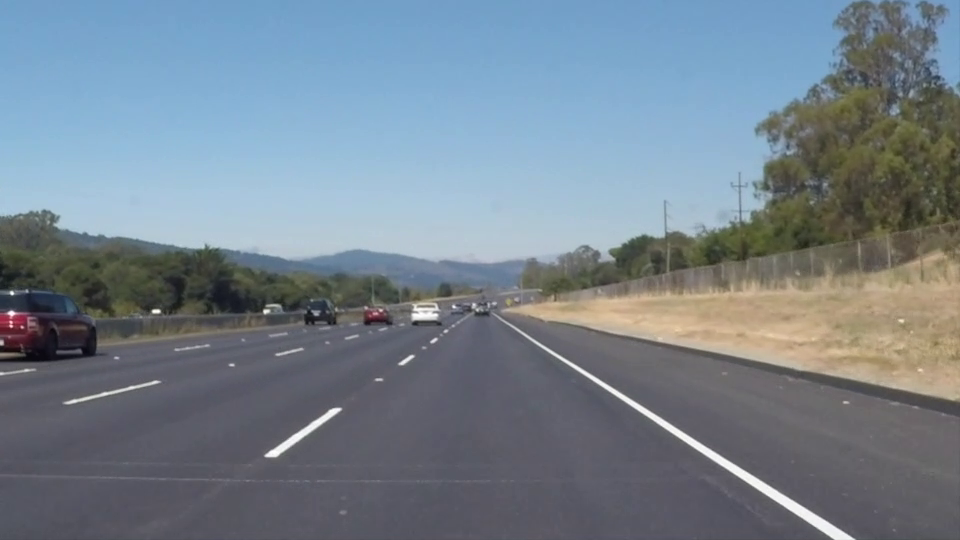
#> input picture frame 22 of problem2/whiteline.mp4, 960 x 540 px, given in place of challenge.mp4, which was not available
$ python predictTurn.py
#> lines starting #> are read from the running program, lines starting #| are printed output that depends on the picture; after the words box and inside, x2 and y2 are one past the last pixel; in counts of white or black regions, pixels touching at a corner belong together; pictures that were not available may be replaced by others from this repository, and a replacement may not be noted
import numpy as np
import cv2
import matplotlib.pyplot as plt
import glob


# [27 lines left out: function get_undistorted_image_params, not called in this run]
"""
   These parameters are found out by running the above code on the test images
   They are used to undistort the images
   Reference: https://docs.opencv.org/3.4/d7/d53/tutorial_py_calibration.html
"""
dist=np.array([[-0.24688833 ,-0.02372814, -0.00109843 , 0.00035105 ,-0.00259139]])
K_matrix=np.array([[1.15777942e+03, 0.00000000e+00 ,6.67111049e+02],
 [0.00000000e+00, 1.15282305e+03, 3.86129069e+02],
 [0.00000000e+00, 0.00000000e+00, 1.00000000e+00]])


def undistort(img,K_matrix,dist):
    """
    @breif This function will use the above K_matrix
           and dist to undistort the image
    """
    undist=cv2.undistort(img,K_matrix,dist,None,K_matrix)
    return undist


def process_image(image):
    """This function will process the image and return the edges
    detected using the canny edge detection algorithm.

    Args:
        image (numpy:ndarray): The image to be processed

    Returns:
        image (numpy:ndarray): The image with the edges detected
    """

    image_cropped=image[420:720, 40:1280, :]

    image_undist=undistort(image_cropped,K_matrix,dist)

    # Converting to HLS color space to detect the yellow lines
    image_hls=cv2.cvtColor(image_undist,cv2.COLOR_BGR2HLS)

    # Detecting the yellow color in the image and applying a threshold to the image
    yellow_mask_lower=np.array([20,100,100],np.uint8)
    yellow_mask_upper=np.array([30,255,255],np.uint8)
    masked_yellow=cv2.inRange(image_hls,yellow_mask_lower,yellow_mask_upper)
    yellow_image=cv2.bitwise_and(image_hls,image_hls,mask=masked_yellow).astype(np.uint8)


    # Detecting the white color in the image and applying a threshold to the image
    white_mask_lower=np.array([0,200,0],np.uint8)
    white_mask_upper=np.array([255,255,255],np.uint8)
    masked_white=cv2.inRange(image_hls,white_mask_lower,white_mask_upper)

    white_image=cv2.bitwise_and(image_hls,image_hls,mask=masked_white).astype(np.uint8)

    # Now we combine the two images to get the yellow and white lines
    detected_lanes=cv2.bitwise_or(yellow_image,white_image)
    detected_lanes_bgr=cv2.cvtColor(detected_lanes,cv2.COLOR_HLS2BGR)
    detected_lanes_gray=cv2.cvtColor(detected_lanes_bgr,cv2.COLOR_BGR2GRAY)

    # We use bilateral filter to smooth out the image
    blur=cv2.bilateralFilter(detected_lanes_gray,9,120,100)


    # Now we detect edges in the image using Canny edge detection
    edges = cv2.Canny(blur,100,200,apertureSize = 3)

    return edges

# [60 lines left out: functions show_histogram, predict_turn, draw_lines, draw_arrows, radiusofcurvature, not called in this run]

def sliding_window(image,sliding_image,nwindows=12,margin=50,minpix=50,draw_windows=True):
    """This function will slide the window across the image and return the
    left and right lane coordinates along with the fitted polynomial coefficents.

    Args:
        image (numpy:ndarray): The image to be processed
        sliding_image (numpy:ndarray): The image to be processed(Color_BGR)
        nwindows (int): The number of windows to be used
        margin (int): The margin to be used
        minpix (int): The minimum number of pixels to be used
        draw_windows (bool): Whether to draw the windows or not

    Returns:
        left_lane_coords (numpy:ndarray): The left lane coordinates
        right_lane_coords (numpy:ndarray): The right lane coordinates
        l_fit (numpy:ndarray): The left lane polynomial coefficients
        r_fit (numpy:ndarray): The right lane polynomial coefficients
        predicted_turn (str): The predicted turn
        out_img (numpy:ndarray): The image with the lane lines drawn
        sliding_image (numpy:ndarray): The image with the lane lines drawn(Color_BGR)
    """
    # We find out the histogram of the image
    img_hist=np.sum(image,axis=0)
    # Divide the image into left and right halves
    midpoint_current=int(img_hist.shape[0]/2)
    # Finding the image center position
    image_center=int(image.shape[1]/2)
    right_current_x=np.argmax(img_hist[midpoint_current:])+midpoint_current
    left_current_x=np.argmax(img_hist[:midpoint_current])

    out_img = np.dstack((image,image,image))*255


    # Step through the windows one by one
    # Window height will divide the image into nwindows 600/12=50
    window_height=int(image.shape[0]/nwindows)
    # We use the nonzero array to find the non zero pixels in the image
    nonzero=image.nonzero()
    nonzeroy=np.array(nonzero[0])
    nonzerox=np.array(nonzero[1])
    # We created left and right line arrays to store the coordinates of the left and right lines
    left_lane_inds=[]
    right_lane_inds=[]

    # Step through the windows one by one
    for window in range(nwindows):
        # Identify window boundaries in x and y (and right and left)
        win_y_low=image.shape[0]-(window+1)*window_height
        win_y_high=image.shape[0]-window*window_height
        win_x_low_left=left_current_x - margin
        win_x_high_left=left_current_x + margin
        win_x_low_right=right_current_x - margin
        win_x_high_right=right_current_x + margin
        # Draw the windows on the visualization image
        # Sliding_image is the image with the lane lines drawn(Color_BGR)
        # out_img is the image with the lane lines drawn
        if draw_windows==True:
            cv2.rectangle(sliding_image,(win_x_low_left,win_y_low),(win_x_high_left,win_y_high),(0,255,255),1)
            cv2.rectangle(sliding_image,(win_x_low_right,win_y_low),(win_x_high_right,win_y_high),(0,255,0),1)
            cv2.rectangle(out_img,(win_x_low_left,win_y_low),(win_x_high_left,win_y_high),(0,255,255),1)
            cv2.rectangle(out_img,(win_x_low_right,win_y_low),(win_x_high_right,win_y_high),(0,255,0),1)

        # Identify the nonzero pixels in x and y within the window
        good_left_inds= ((nonzeroy >= win_y_low) & (nonzeroy < win_y_high) & (nonzerox >= win_x_low_left) & (nonzerox < win_x_high_left)).nonzero()[0]
        good_right_inds= ((nonzeroy >= win_y_low) & (nonzeroy < win_y_high) & (nonzerox >= win_x_low_right) & (nonzerox < win_x_high_right)).nonzero()[0]
        # Append these indices to the lists
        left_lane_inds.append(good_left_inds)
        right_lane_inds.append(good_right_inds)
        # If there are more number of pixels than minpix then we will use the mean of the pixels
        if len(good_left_inds) > minpix:
            left_current_x=int(np.mean(nonzerox[good_left_inds]))
        if len(good_right_inds) > minpix:
            right_current_x=int(np.mean(nonzerox[good_right_inds]))


    # Concatenate the arrays of indices
    left_lane_inds=np.concatenate(left_lane_inds)
    right_lane_inds=np.concatenate(right_lane_inds)


    # Extract left and right line pixel positions
    leftx=nonzerox[left_lane_inds]
    lefty=nonzeroy[left_lane_inds]
    rightx=nonzerox[right_lane_inds]
    righty=nonzeroy[right_lane_inds]

    # Set the left and right line
    left=np.array([leftx,lefty])
    right=np.array([rightx,righty])


    # Fit a second order polynomial to each
    left_fit=np.polyfit(lefty,leftx,2)
    right_fit=np.polyfit(righty,rightx,2)

    # Visualization of Lane lines
    out_img[nonzeroy[left_lane_inds], nonzerox[left_lane_inds]] = [255, 255, 0]
    out_img[nonzeroy[right_lane_inds], nonzerox[right_lane_inds]] = [0, 255, 255]
    # Predicted turn
    turn_prediction = predict_turn(image_center,left_current_x,right_current_x)
    return left_fit,right_fit,out_img,turn_prediction,left,right,sliding_image


# [109 lines left out: functions project_back, show_two_images, show_output_video, not called in this run]


# Source points for homography.
bird_eye_coords_= np.float32([[500, 50], [686, 41], [1078, 253], [231, 259]])
# Destination points for homography
world_coords_ = np.float32([[50, 0], [250, 0], [250, 500], [0, 500]])

# Calibration using checkerboad images
filename_cal='problem3/camera_cal/calibration*.jpg'

# Load the Video
filename='problem3/challenge.mp4'
cap=cv2.VideoCapture(filename)
print("Detecting Lane from Video ...")
output_filename='problem3/output_images/output_video.mp4'
size=(1920,1180)
result = cv2.VideoWriter(output_filename,cv2.VideoWriter_fourcc(*'mp4v'), 15, size)

Frame = 0
while (cap.isOpened()):
    ret, img = cap.read()
#> img is the input picture: shape (540, 960, 3); mean B, G, R 141.9, 130.7, 117.7
    if ret:
        Frame+=1
        print('Frame: ',Frame)
        # cv2.imshow('Original frame',img)
        img_edges=process_image(img)
#> in process_image, `image_cropped=image[420:720, 40:1280, :]`:
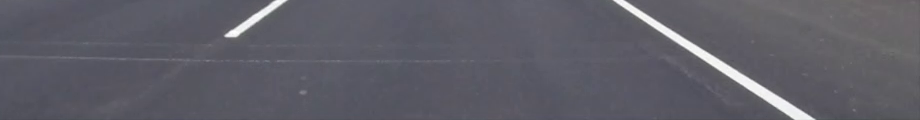
#> image_cropped: shape (120, 920, 3); mean B, G, R 103.4, 94.1, 94.8
#> in undistort, `undist=cv2.undistort(img,K_matrix,dist,None,K_matrix)`:
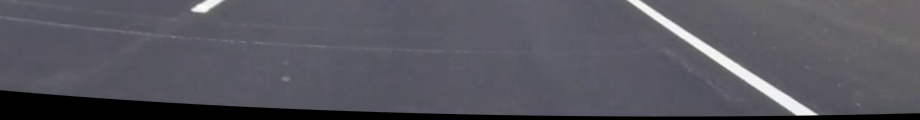
#> undist: shape (120, 920, 3); mean B, G, R 94.6, 86.1, 86.8
#> in process_image, `image_hls=cv2.cvtColor(image_undist,cv2.COLOR_BGR2HLS)`: image_hls: shape (120, 920, 3); mean of channels 0, 1, 2 112, 90.4, 12
#> in process_image, `masked_yellow=cv2.inRange(image_hls,yellow_mask_lower,yellow_mask_upper)`: masked_yellow: shape (120, 920); every value is 0
#> in process_image, `yellow_image=cv2.bitwise_and(image_hls,image_hls,mask=masked_yellow).a..`: yellow_image: shape (120, 920, 3); every value is 0
#> in process_image, `masked_white=cv2.inRange(image_hls,white_mask_lower,white_mask_upper)`:
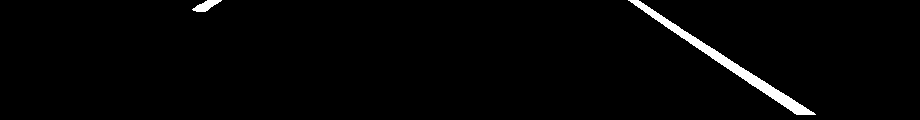
#> masked_white: shape (120, 920); 1.8% white; 2 white regions, box (x1, y1, x2, y2) and area: (628, 0, 816, 115) 1810, (192, 0, 222, 12) 188
#> in process_image, `white_image=cv2.bitwise_and(image_hls,image_hls,mask=masked_white).ast..`: white_image: shape (120, 920, 3); mean of channels 0, 1, 2 1.2, 4.3, 0.3
#> in process_image, `edges = cv2.Canny(blur,100,200,apertureSize = 3)`: edges: shape (120, 920); 0.51% white in thin lines or dots, all inside (x1, y1, x2, y2) = (192, 0, 816, 116)
        cropped_img=img[420:720, 40:1280, :]
        h_, mask = cv2.findHomography( bird_eye_coords_,world_coords_,cv2.RANSAC,5.0)
        im2_n=cv2.warpPerspective(img_edges,h_,(300,600),flags=cv2.INTER_LINEAR)
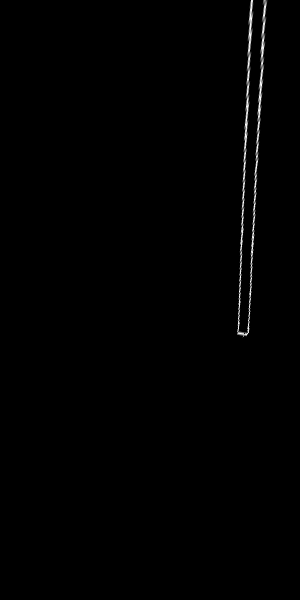
#> im2_n: shape (600, 300); min 0, max 255, mean 1.5
        # We use the below im_sliding to show the colored image
        im_sliding=cv2.warpPerspective(cropped_img,h_,(300,600),flags=cv2.INTER_LINEAR)
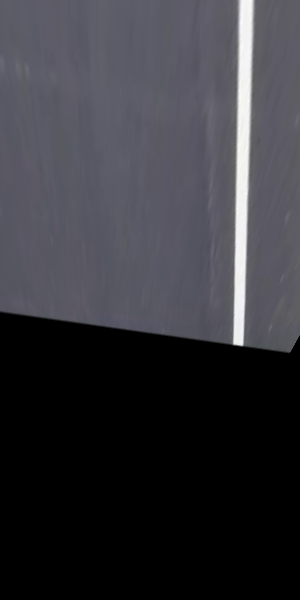
#> im_sliding: shape (600, 300, 3); mean B, G, R 58.8, 53.4, 53.9
        l_fit,r_fit,out_img,pred,l_,r_,image=sliding_window(im2_n,im_sliding)
#> in sliding_window, `img_hist=np.sum(image,axis=0)`: img_hist = 300 values, max 16852 at index 249, min 0 at index 0, mean 903.3
#> in sliding_window, `right_current_x=np.argmax(img_hist[midpoint_current:])+midpoint_current`: right_current_x = 249
#> in sliding_window, `left_current_x=np.argmax(img_hist[:midpoint_current])`: left_current_x = 0
#> in sliding_window, `nonzero=image.nonzero()`: nonzero = 2264 positions, rows 0 to 337, columns 237 to 267
#> in sliding_window, `nonzeroy=np.array(nonzero[0])`: nonzeroy = 2264 values from 0 to 337
#> in sliding_window, `nonzerox=np.array(nonzero[1])`: nonzerox = 2264 values, max 267 at index 7, min 237 at index 2112, mean 250.9
#> the loop in sliding_window, `for window in range(nwindows):` made 12 passes
#> (win_x_low_right, win_x_high_right, right_current_x) on passes 6 to 12: (199, 299, 243), (193, 293, 245), (195, 295, 247), (197, 297, 249), (199, 299, 251), (201, 301, 254), (204, 304, 256)
#> (win_x_low_right, win_x_high_right) on passes 1 to 5: (199, 299), (199, 299), (199, 299), (199, 299), (199, 299)
#> after the loop in sliding_window, `for window in range(nwindows):`:
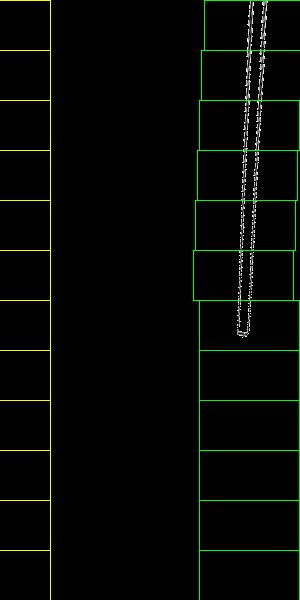
#> out_img: shape (600, 300, 3); mean of channels 0, 1, 2 1.7, 6.6, 3.4; drawn as B, G, R
#> after the loop in sliding_window, `for window in range(nwindows):`:
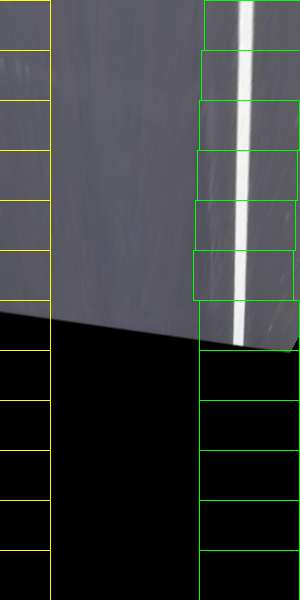
#> sliding_image: shape (600, 300, 3); mean B, G, R 57.7, 57.3, 54.5
#> after the loop in sliding_window, `for window in range(nwindows):`: left_lane_inds = [empty array, empty array, empty array, empty array, empty array, empty array, empty array, empty array, empty array, empty array, empty array, empty array]; right_lane_inds = 12 items
#> in sliding_window, `left_lane_inds=np.concatenate(left_lane_inds)`: left_lane_inds = empty array
#> in sliding_window, `right_lane_inds=np.concatenate(right_lane_inds)`: right_lane_inds = 2264 values, max 2263 at index 198, min 0 at index 1836, mean 1131.5
#> in sliding_window, `leftx=nonzerox[left_lane_inds]`: leftx = empty array
#> in sliding_window, `rightx=nonzerox[right_lane_inds]`: rightx = 2264 values, max 267 at index 1843, min 237 at index 47, mean 250.9
#> in sliding_window, `righty=nonzeroy[right_lane_inds]`: righty = 2264 values, max 337 at index 198, min 0 at index 1836, mean 151.1
#> in sliding_window, `left=np.array([leftx,lefty])`: left = empty array
#> (the run stopped early here; a loop or call above may not have finished)

$ run again, starting later in the video
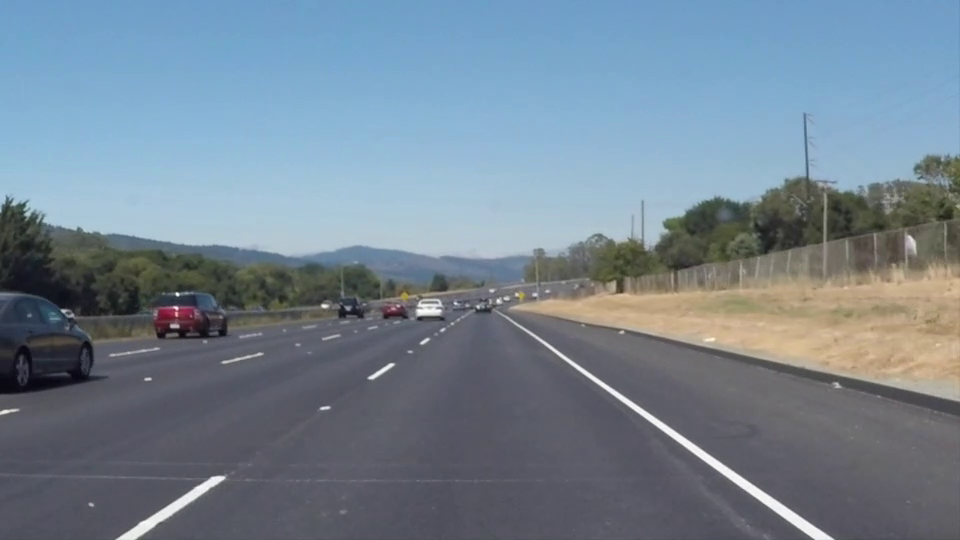
#> input picture frame 99 of problem2/whiteline.mp4, 960 x 540 px, given in place of challenge.mp4, which was not available
#> img is the input picture: shape (540, 960, 3); mean B, G, R 146, 132.3, 116.7
#> image_hls: shape (120, 920, 3); mean of channels 0, 1, 2 110.8, 91.5, 13.3
#> masked_yellow: shape (120, 920); every value is 0
#> yellow_image: shape (120, 920, 3); every value is 0
#> masked_white: shape (120, 920); 2.9% white; 2 white regions, box (x1, y1, x2, y2) and area: (622, 0, 795, 116) 1698, (12, 29, 145, 93) 1458
#> white_image: shape (120, 920, 3); mean of channels 0, 1, 2 2.9, 6.7, 0.7
#> edges: shape (120, 920); 0.77% white in thin lines or dots, all inside (x1, y1, x2, y2) = (12, 0, 795, 116)
#> img_hist = 300 values, max 21602 at index 238, min 0 at index 0, mean 974.6
#> in sliding_window, `right_current_x=np.argmax(img_hist[midpoint_current:])+midpoint_current`: right_current_x = 238
#> left_current_x = 0
#> nonzero = 2297 positions, rows 0 to 336, columns 227 to 255
#> nonzeroy = 2297 values from 0 to 336
#> nonzerox = 2297 values, max 255 at index 36, min 227 at index 2121, mean 239.7
#> the loop in sliding_window, `for window in range(nwindows):` made 12 passes
#> (win_x_low_right, win_x_high_right, right_current_x) on passes 6 to 12: (188, 288, 232), (182, 282, 234), (184, 284, 236), (186, 286, 238), (188, 288, 240), (190, 290, 242), (192, 292, 245)
#> after the loop in sliding_window, `for window in range(nwindows):`:
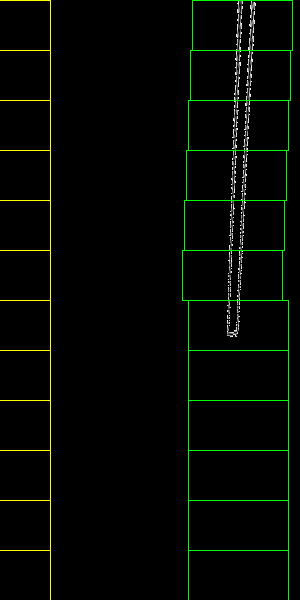
#> out_img: shape (600, 300, 3); mean of channels 0, 1, 2 1.6, 6.7, 3.3; drawn as B, G, R
#> after the loop in sliding_window, `for window in range(nwindows):`:
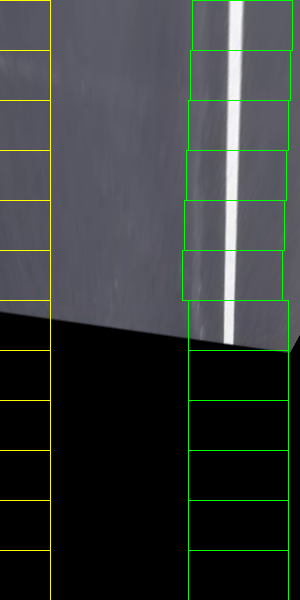
#> sliding_image: shape (600, 300, 3); mean B, G, R 56.9, 56.4, 53.3
#> after the loop in sliding_window, `for window in range(nwindows):`: left_lane_inds = [empty array, empty array, empty array, empty array, empty array, empty array, empty array, empty array, empty array, empty array, empty array, empty array]; right_lane_inds = 12 items
#> in sliding_window, `left_lane_inds=np.concatenate(left_lane_inds)`: left_lane_inds = empty array
#> in sliding_window, `right_lane_inds=np.concatenate(right_lane_inds)`: right_lane_inds = 2297 values, max 2296 at index 199, min 0 at index 1869, mean 1148
#> leftx = empty array
#> rightx = 2297 values, max 255 at index 1905, min 227 at index 24, mean 239.7
#> righty = 2297 values, max 336 at index 195, min 0 at index 1869, mean 151.6
#> left = empty array

$ run again, starting later in the video
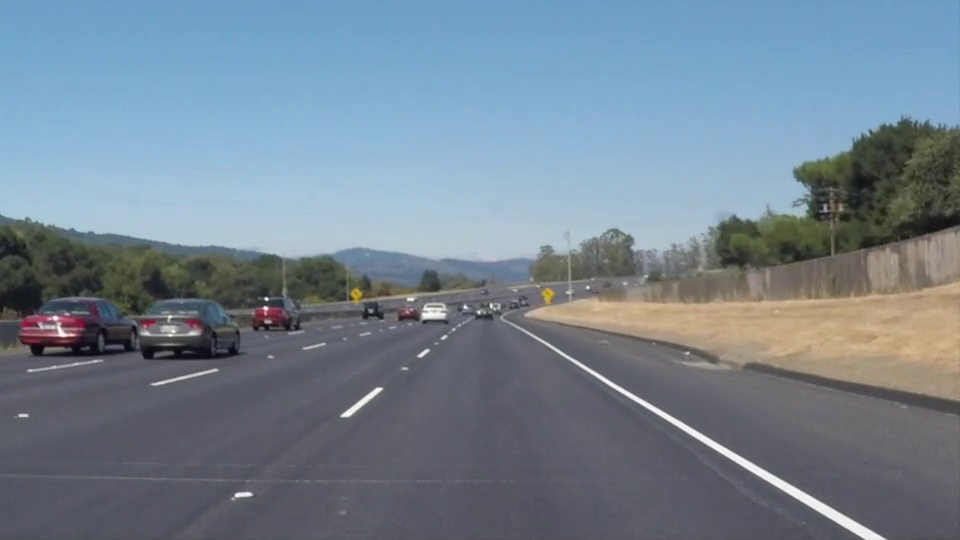
#> input picture frame 176 of problem2/whiteline.mp4, 960 x 540 px, given in place of challenge.mp4, which was not available
#> img is the input picture: shape (540, 960, 3); mean B, G, R 145.2, 131.6, 116.5
#> image_hls: shape (120, 920, 3); mean of channels 0, 1, 2 110.4, 89.7, 13.3
#> masked_yellow: shape (120, 920); every value is 0
#> yellow_image: shape (120, 920, 3); every value is 0
#> masked_white: shape (120, 920); 1.7% white; 2 white regions, box (x1, y1, x2, y2) and area: (645, 0, 848, 115) 1811, (160, 50, 179, 54) 69
#> white_image: shape (120, 920, 3); mean of channels 0, 1, 2 1.6, 4, 0.3
#> edges: shape (120, 920); 0.48% white in thin lines or dots, all inside (x1, y1, x2, y2) = (160, 0, 848, 115)
#> img_hist = 300 values, max 13780 at index 268, min 0 at index 0, mean 851.8
#> in sliding_window, `right_current_x=np.argmax(img_hist[midpoint_current:])+midpoint_current`: right_current_x = 268
#> left_current_x = 0
#> nonzero = 2274 positions, rows 0 to 338, columns 252 to 287
#> nonzeroy = 2274 values from 0 to 338
#> nonzerox = 2274 values, max 287 at index 8, min 252 at index 2248, mean 268.8
#> the loop in sliding_window, `for window in range(nwindows):` made 12 passes
#> (win_x_low_right, win_x_high_right, right_current_x) on passes 6 to 12: (218, 318, 259), (209, 309, 261), (211, 311, 264), (214, 314, 267), (217, 317, 270), (220, 320, 273), (223, 323, 276)
#> after the loop in sliding_window, `for window in range(nwindows):`:
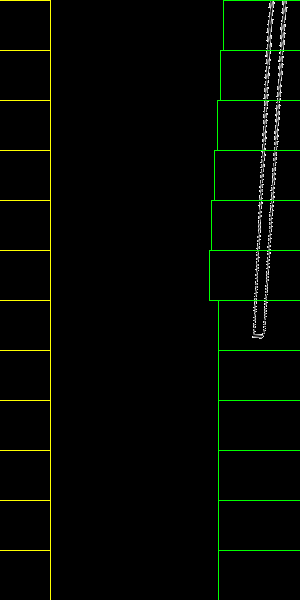
#> out_img: shape (600, 300, 3); mean of channels 0, 1, 2 1.8, 5.7, 3.5; drawn as B, G, R
#> after the loop in sliding_window, `for window in range(nwindows):`:
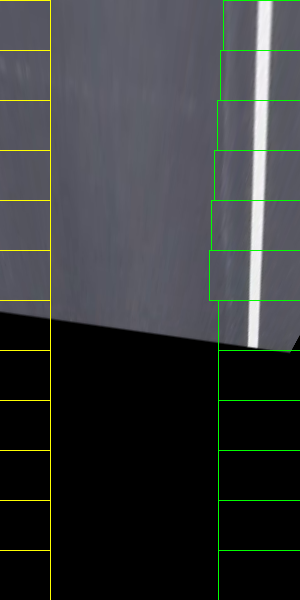
#> sliding_image: shape (600, 300, 3); mean B, G, R 57.4, 55.7, 53.5
#> after the loop in sliding_window, `for window in range(nwindows):`: left_lane_inds = [empty array, empty array, empty array, empty array, empty array, empty array, empty array, empty array, empty array, empty array, empty array, empty array]; right_lane_inds = 12 items
#> in sliding_window, `left_lane_inds=np.concatenate(left_lane_inds)`: left_lane_inds = empty array
#> in sliding_window, `right_lane_inds=np.concatenate(right_lane_inds)`: right_lane_inds = 2274 values, max 2273 at index 210, min 0 at index 1840, mean 1136.5
#> leftx = empty array
#> rightx = 2274 values, max 287 at index 1848, min 252 at index 185, mean 268.8
#> righty = 2274 values, max 338 at index 208, min 0 at index 1840, mean 151.7
#> left = empty array
